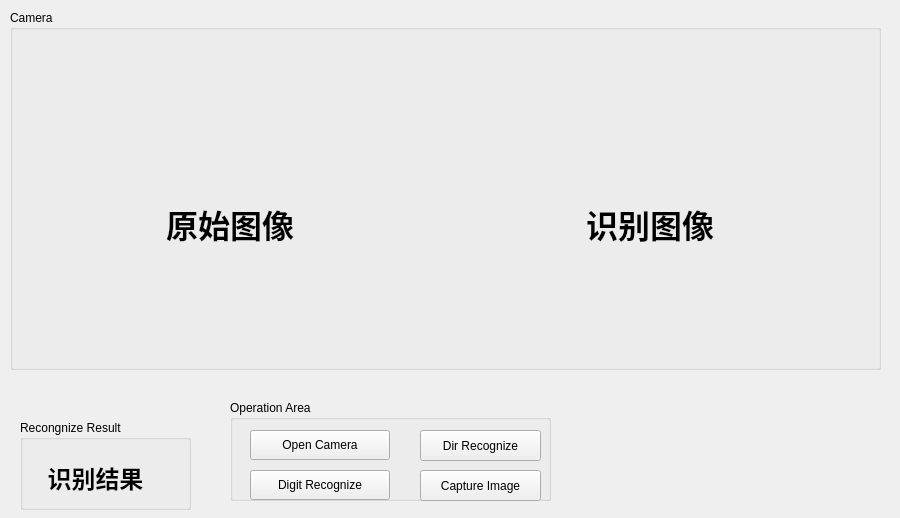
<?xml version="1.0" encoding="UTF-8"?>
<ui version="4.0">
 <class>handGesture</class>
 <widget class="QWidget" name="handGesture">
  <property name="geometry">
   <rect>
    <x>0</x>
    <y>0</y>
    <width>900</width>
    <height>518</height>
   </rect>
  </property>
  <property name="windowTitle">
   <string>handGesture</string>
  </property>
  <widget class="QGroupBox" name="groupBox">
   <property name="geometry">
    <rect>
     <x>10</x>
     <y>10</y>
     <width>871</width>
     <height>360</height>
    </rect>
   </property>
   <property name="title">
    <string>Camera</string>
   </property>
   <widget class="QLabel" name="label_srcScreen">
    <property name="geometry">
     <rect>
      <x>20</x>
      <y>20</y>
      <width>400</width>
      <height>350</height>
     </rect>
    </property>
    <property name="text">
     <string>&lt;html&gt;&lt;head/&gt;&lt;body&gt;&lt;p align=&quot;center&quot;&gt;&lt;br/&gt;&lt;/p&gt;&lt;p align=&quot;center&quot;&gt;&lt;span style=&quot; font-size:24pt; font-weight:600;&quot;&gt;原始图像&lt;/span&gt;&lt;/p&gt;&lt;/body&gt;&lt;/html&gt;</string>
    </property>
   </widget>
   <widget class="QLabel" name="label_cvtScreen">
    <property name="geometry">
     <rect>
      <x>440</x>
      <y>20</y>
      <width>400</width>
      <height>350</height>
     </rect>
    </property>
    <property name="text">
     <string>&lt;html&gt;&lt;head/&gt;&lt;body&gt;&lt;p align=&quot;center&quot;&gt;&lt;br/&gt;&lt;/p&gt;&lt;p align=&quot;center&quot;&gt;&lt;span style=&quot; font-size:24pt; font-weight:600;&quot;&gt;识别图像&lt;/span&gt;&lt;/p&gt;&lt;/body&gt;&lt;/html&gt;</string>
    </property>
   </widget>
  </widget>
  <widget class="QGroupBox" name="groupBox_2">
   <property name="geometry">
    <rect>
     <x>20</x>
     <y>420</y>
     <width>171</width>
     <height>90</height>
    </rect>
   </property>
   <property name="title">
    <string>Recongnize Result</string>
   </property>
   <widget class="QLabel" name="label_result">
    <property name="geometry">
     <rect>
      <x>0</x>
      <y>20</y>
      <width>151</width>
      <height>61</height>
     </rect>
    </property>
    <property name="text">
     <string>&lt;html&gt;&lt;head/&gt;&lt;body&gt;&lt;p align=&quot;center&quot;&gt;&lt;br/&gt;&lt;span style=&quot; font-size:18pt; font-weight:600;&quot;&gt;识别结果&lt;/span&gt;&lt;/p&gt;&lt;/body&gt;&lt;/html&gt;</string>
    </property>
   </widget>
  </widget>
  <widget class="QGroupBox" name="groupBox_3">
   <property name="geometry">
    <rect>
     <x>230</x>
     <y>400</y>
     <width>321</width>
     <height>101</height>
    </rect>
   </property>
   <property name="title">
    <string>Operation Area</string>
   </property>
   <widget class="QPushButton" name="pushButton_openCamera">
    <property name="geometry">
     <rect>
      <x>20</x>
      <y>30</y>
      <width>140</width>
      <height>30</height>
     </rect>
    </property>
    <property name="text">
     <string>Open Camera</string>
    </property>
   </widget>
   <widget class="QPushButton" name="pushButton_startRecognize">
    <property name="geometry">
     <rect>
      <x>20</x>
      <y>70</y>
      <width>140</width>
      <height>30</height>
     </rect>
    </property>
    <property name="text">
     <string>Digit Recognize</string>
    </property>
   </widget>
   <widget class="QPushButton" name="pushButton_captureImage">
    <property name="geometry">
     <rect>
      <x>190</x>
      <y>70</y>
      <width>121</width>
      <height>31</height>
     </rect>
    </property>
    <property name="text">
     <string>Capture Image</string>
    </property>
   </widget>
   <widget class="QPushButton" name="pushButton_DirectionRecognize">
    <property name="geometry">
     <rect>
      <x>190</x>
      <y>30</y>
      <width>121</width>
      <height>31</height>
     </rect>
    </property>
    <property name="text">
     <string>Dir Recognize</string>
    </property>
   </widget>
  </widget>
 </widget>
 <layoutdefault spacing="6" margin="11"/>
 <resources/>
 <connections/>
</ui>
